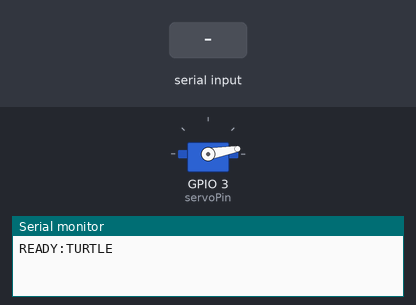
A sketch run on a simulated ESP32. Shown: servo, the last lines printed to the serial monitor. The inputs (shaded band) are chosen by the test bench.

Above: at 1.7 s.
1.8 s: "1\n" received over Serial
At 3.4 s:
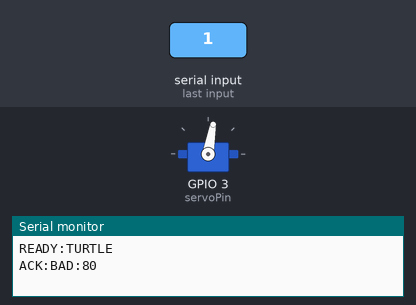
3.7 s: "0\n" received over Serial
At 3.85 s:
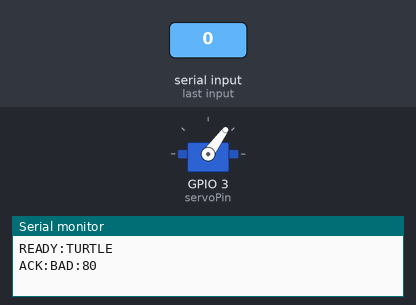
5.6 s: "B\n" received over Serial
At 5.75 s:
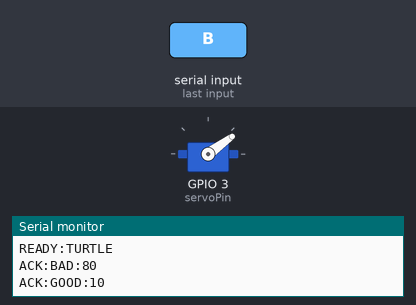
7.5 s: "G\n" received over Serial
At 7.85 s:
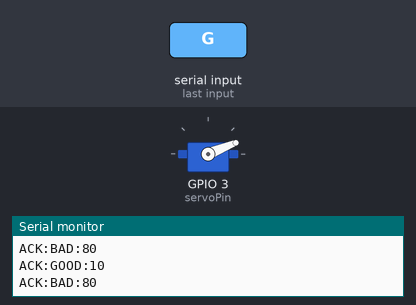
Timing chart, 0 to 10.4 s (numbered marks = the images above; inputs shaded):
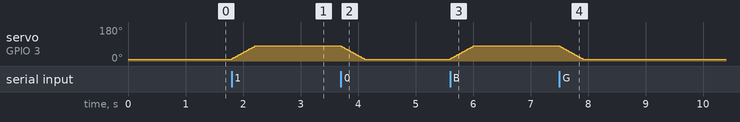

The sketch:

turtle_control.ino
```cpp
#if defined(ARDUINO_ARCH_ESP32)
#include <ESP32Servo.h>
const int servoPin = 3;
#else
#include <Servo.h>
const int servoPin = 9;
#endif

Servo turtleServo;
const int goodAngle = 10;
const int badAngle = 80;
const int stepDegrees = 2;
const int stepDelayMs = 12;
int currentAngle = goodAngle;

void moveServoTo(int targetAngle) {
  targetAngle = constrain(targetAngle, goodAngle, badAngle);

  if (targetAngle == currentAngle) {
    return;
  }

  const int direction = targetAngle > currentAngle ? 1 : -1;

  while (currentAngle != targetAngle) {
    currentAngle += direction * stepDegrees;

    if ((direction > 0 && currentAngle > targetAngle) ||
        (direction < 0 && currentAngle < targetAngle)) {
      currentAngle = targetAngle;
    }

    turtleServo.write(currentAngle);
    delay(stepDelayMs);
  }
}

void moveGood() {
  moveServoTo(goodAngle);
  Serial.print("ACK:GOOD:");
  Serial.println(currentAngle);
}

void moveBad() {
  moveServoTo(badAngle);
  Serial.print("ACK:BAD:");
  Serial.println(currentAngle);
}

void handleCommand(char command) {
  if (command == '1' || command == 'B' || command == 'b') {
    moveBad();
    return;
  }

  if (command == '0' || command == 'G' || command == 'g') {
    moveGood();
    return;
  }

  if (command == '\n' || command == '\r' || command == ' ') {
    return;
  }

  Serial.print("ERR:UNKNOWN:");
  Serial.println(command);
}

void setup() {
  Serial.begin(9600);
  delay(500);

#if defined(ARDUINO_ARCH_ESP32)
  ESP32PWM::allocateTimer(0);
  ESP32PWM::allocateTimer(1);

  turtleServo.setPeriodHertz(50);
  turtleServo.attach(servoPin, 500, 2400);
#else
  turtleServo.attach(servoPin);
#endif

  currentAngle = goodAngle;
  turtleServo.write(currentAngle);
  Serial.println("READY:TURTLE");
}

void loop() {
  if (Serial.available() > 0) {
    char command = Serial.read();
    handleCommand(command);
  }
}
```

Measured:
- after the input at 1.8 s, servo on GPIO 3 (servoPin): moves from 10° to 80° over 0.41 s, starting at once
- after the input at 3.7 s, servo on GPIO 3 (servoPin): moves from 80° to 10° over 0.41 s, starting at once
- after the input at 5.6 s, servo on GPIO 3 (servoPin): moves from 10° to 80° over 0.41 s, starting at once
- after the input at 7.5 s, servo on GPIO 3 (servoPin): moves from 80° to 10° over 0.41 s, starting at once
